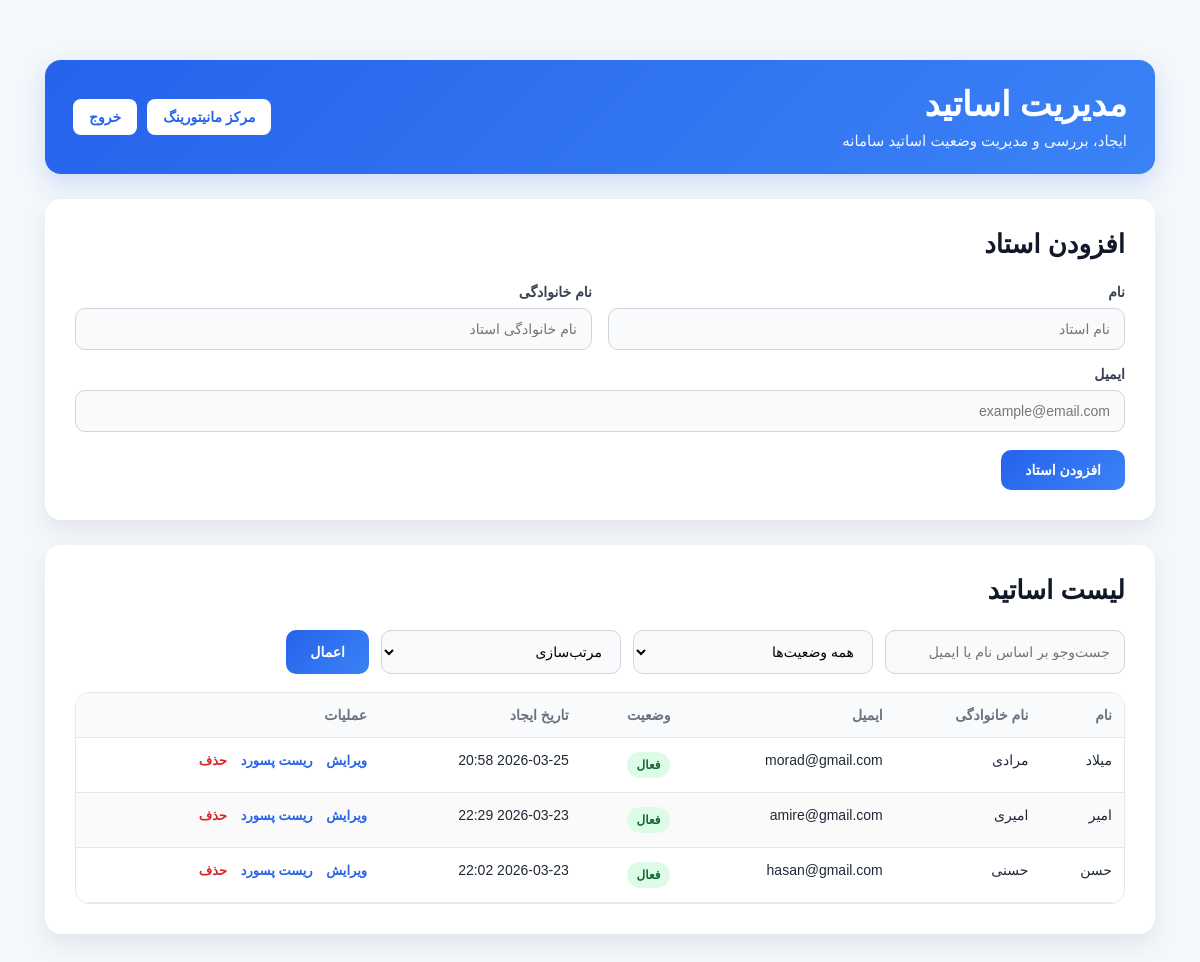
/admin-dashboard/, run on an earlier commit of the app's database.
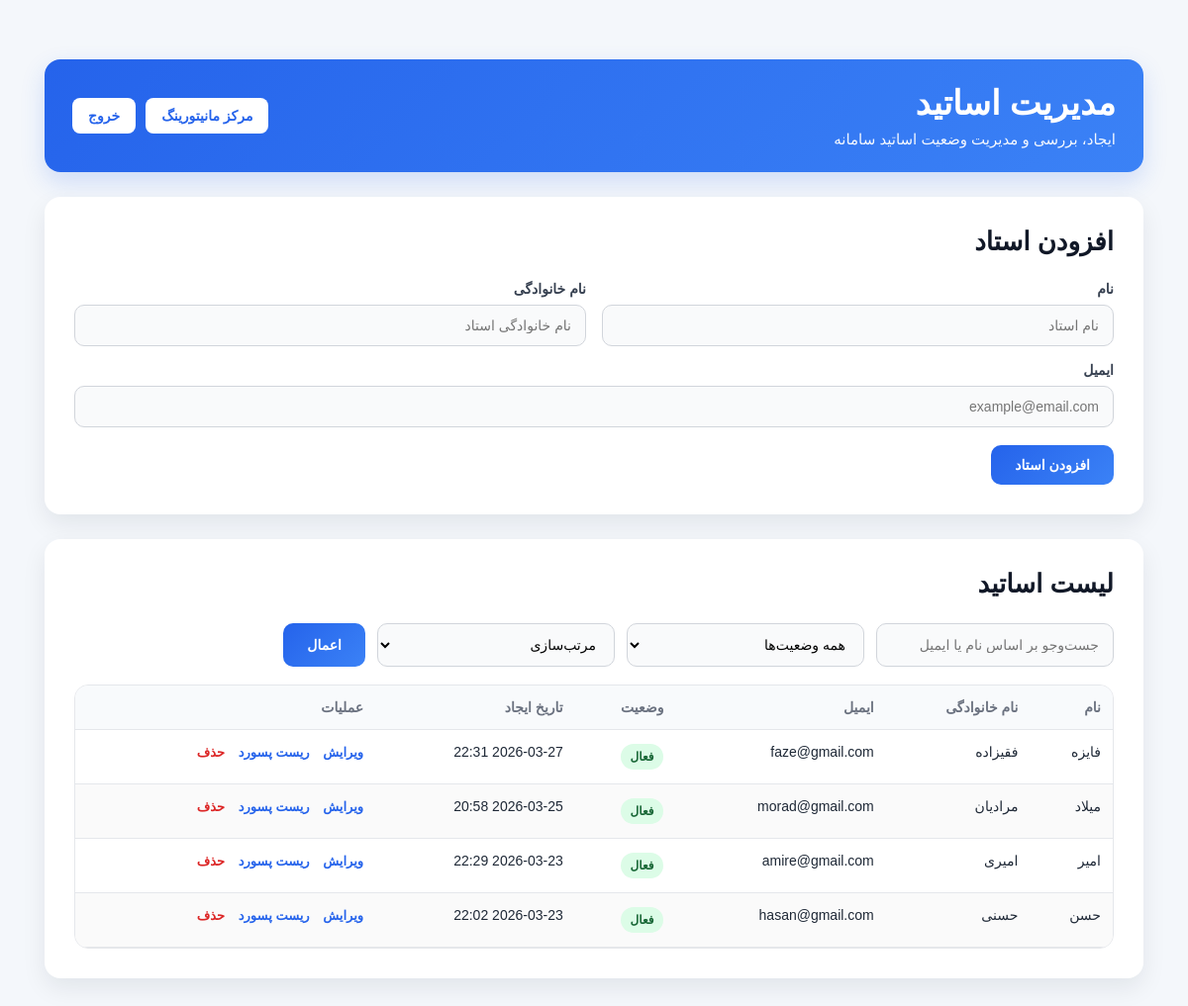
And on a later commit of the database.
### accounts/models.py (models this page shows, shortened)
class User(AbstractUser):
    username = None
    email = models.EmailField(unique=True)
    ROLE_CHOICES = (
        ('ADMIN', 'Admin'),
        ('TEACHER', 'Teacher'),
    )
    role = models.CharField(max_length=20, choices=ROLE_CHOICES)
    is_verified = models.BooleanField(default=False)
    USERNAME_FIELD = 'email'
    REQUIRED_FIELDS = []
    objects = UserManager()

### accounts/views.py (the view, shortened to what this page needs)
def admin_dashboard(request):
    teachers = User.objects.filter(role="TEACHER")
    search = request.GET.get("search", "").strip()
    status = request.GET.get("status", "").strip()
    sort = request.GET.get("sort", "").strip()
    if search:
        teachers = teachers.filter(email__icontains=search) | User.objects.filter(role="TEACHER", first_name__icontains=search) | User.objects.filter(role="TEACHER", last_name__icontains=search)
    if status == "active":
        teachers = teachers.filter(is_active=True, is_verified=True)
    elif status == "pending":
        teachers = teachers.filter(is_active=False, is_verified=False)
    if sort == "name":
        teachers = teachers.order_by("first_name", "last_name")
    else:
        teachers = teachers.order_by("-date_joined")
    return render(
        request,
        "accounts/admin_dashboard.html",
        {
            "teachers": teachers,
        },
    )

### accounts/templates/accounts/admin_dashboard.html (shortened to what the changed rows need)
<!DOCTYPE html>
<html lang="fa" dir="rtl">
<head>
</head>
<body>
<div class="container">
    <div class="header">
        <div>
            <h1>مدیریت اساتید</h1>
        </div>
    </div>
    <div class="card">
        <h2>افزودن استاد</h2>
    </div>
    <div class="card">
        <h2>لیست اساتید</h2>
        {% if teachers %}
            <div class="table-wrap">
                <table>
                    <thead>
                        <tr>
                            <th>نام</th>
                            <th>نام خانوادگی</th>
                            <th>ایمیل</th>
                            <th>وضعیت</th>
                            <th>تاریخ ایجاد</th>
                            <th>عملیات</th>
                        </tr>
                    </thead>
                    <tbody>
                        {% for teacher in teachers %}
                        <tr>
                            <td>{{ teacher.first_name|default:"-" }}</td>
                            <td>{{ teacher.last_name|default:"-" }}</td>
                            <td>{{ teacher.email }}</td>
                            <td>
                                {% if teacher.is_active and teacher.is_verified %}
                                    <span class="status-badge status-active">فعال</span>
                                {% else %}
                                    <span class="status-badge status-pending">منتظر فعال‌سازی</span>
                                {% endif %}
                            </td>
                            <td>{{ teacher.date_joined|date:"Y-m-d H:i" }}</td>
                            <td class="actions">
                               <a href="#"
                                class="edit-link"
                                onclick="openEditModal('{{ teacher.id }}', '{{ teacher.first_name|escapejs }}', '{{ teacher.last_name|escapejs }}', '{{ teacher.email|escapejs }}'); return false;">
                                ویرایش
                                </a>
                                <a href="#"
                                class="edit-link"
                                onclick="openResetPasswordModal('{{ teacher.id }}', '{{ teacher.email|escapejs }}'); return false;">
                                ریست پسورد
                                </a>
                                <a href="#"
                                class="delete-link"
                                onclick="openDeleteModal('{{ teacher.id }}', '{{ teacher.first_name|escapejs }} {{ teacher.last_name|escapejs }}'); return false;">
                                    حذف
                                </a>
                            </td>
                        </tr>
                        {% endfor %}
                    </tbody>
                </table>
            </div>
        {% else %}
            <div class="empty-box">
                هیچ استادی ثبت نشده است.
            </div>
        {% endif %}
    </div>
</div>
</body>
</html>

What changed in the data, as far as the page shows it:
added User: first_name "فایزه", last_name "فقیزاده", email "faze@gmail.com", is_active "فعال", date_joined "2026-03-27 22:31"
changed User "میلاد": last_name "مرادی" → "مرادیان"
